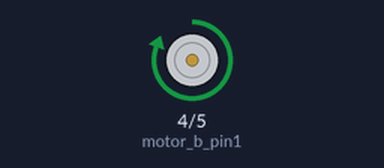
Simulated run of this sketch. Board: Arduino Uno, built with avr-gcc and run on an emulated ATmega328P. On the bench: motor-driver pin pairs drawn as motors (green arrow = first pin HIGH = forward, orange = second pin HIGH = backward, longer = more drive).

Above: at 0.5 s.
Timing chart, 0 to 4.6 s (numbered marks = the images above):
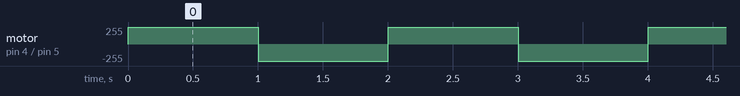

Measured:
- by itself, motor on pin 4 (motor_b_pin1) / pin 5 (motor_b_pin2): alternates forward 255/255 for 1.0 s and backward 255/255 for 1.0 s

The sketch:

dc_motor.ino
```cpp
// const int enB = 3;
const int motor_b_pin1 = 4;
const int motor_b_pin2 = 5;

int forward = true;
const int delay_time = 1000;

void setup() {
    pinMode(motor_b_pin1, OUTPUT);
    pinMode(motor_b_pin2, OUTPUT);

}

void loop() {
    if (forward) {
        digitalWrite(motor_b_pin1, HIGH);
        digitalWrite(motor_b_pin2, LOW);
    } else {
        digitalWrite(motor_b_pin1, LOW);
        digitalWrite(motor_b_pin2, HIGH);
    }
    forward = !forward;

    delay(delay_time);
}
```
